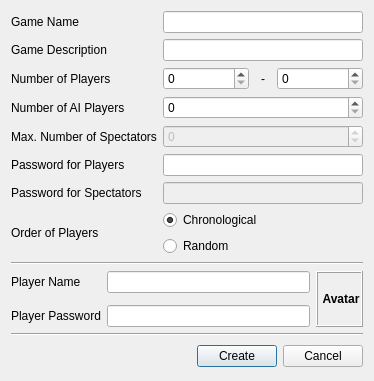
<?xml version="1.0" encoding="UTF-8"?>
<ui version="4.0">
 <class>CreateGameDialog</class>
 <widget class="QDialog" name="CreateGameDialog">
  <property name="geometry">
   <rect>
    <x>0</x>
    <y>0</y>
    <width>374</width>
    <height>378</height>
   </rect>
  </property>
  <property name="sizePolicy">
   <sizepolicy hsizetype="Fixed" vsizetype="Fixed">
    <horstretch>0</horstretch>
    <verstretch>0</verstretch>
   </sizepolicy>
  </property>
  <property name="windowTitle">
   <string>Create a game</string>
  </property>
  <layout class="QGridLayout" name="gridLayout">
   <item row="2" column="2" colspan="4">
    <layout class="QHBoxLayout" name="horizontalLayout">
     <item>
      <widget class="QSpinBox" name="spinBoxMinPlayers"/>
     </item>
     <item>
      <widget class="QLabel" name="label_4">
       <property name="maximumSize">
        <size>
         <width>16</width>
         <height>16777215</height>
        </size>
       </property>
       <property name="text">
        <string>-</string>
       </property>
       <property name="alignment">
        <set>Qt::AlignCenter</set>
       </property>
       <property name="buddy">
        <cstring>spinBoxMaxPlayers</cstring>
       </property>
      </widget>
     </item>
     <item>
      <widget class="QSpinBox" name="spinBoxMaxPlayers"/>
     </item>
    </layout>
   </item>
   <item row="8" column="2" colspan="4">
    <layout class="QVBoxLayout" name="verticalLayout">
     <item>
      <widget class="QRadioButton" name="radioButtonOrderChronological">
       <property name="text">
        <string>Chronological</string>
       </property>
       <property name="checked">
        <bool>true</bool>
       </property>
      </widget>
     </item>
     <item>
      <widget class="QRadioButton" name="radioButtonOrderRandom">
       <property name="text">
        <string>Random</string>
       </property>
      </widget>
     </item>
    </layout>
   </item>
   <item row="14" column="0" colspan="3">
    <spacer name="horizontalSpacer">
     <property name="orientation">
      <enum>Qt::Horizontal</enum>
     </property>
     <property name="sizeType">
      <enum>QSizePolicy::Preferred</enum>
     </property>
     <property name="sizeHint" stdset="0">
      <size>
       <width>213</width>
       <height>28</height>
      </size>
     </property>
    </spacer>
   </item>
   <item row="0" column="0" colspan="2">
    <widget class="QLabel" name="label">
     <property name="toolTip">
      <string/>
     </property>
     <property name="text">
      <string>Game Name</string>
     </property>
     <property name="buddy">
      <cstring>lineEditGameName</cstring>
     </property>
    </widget>
   </item>
   <item row="0" column="2" colspan="4">
    <widget class="QLineEdit" name="lineEditGameName">
     <property name="sizePolicy">
      <sizepolicy hsizetype="Preferred" vsizetype="Fixed">
       <horstretch>0</horstretch>
       <verstretch>0</verstretch>
      </sizepolicy>
     </property>
    </widget>
   </item>
   <item row="1" column="0" colspan="2">
    <widget class="QLabel" name="label_2">
     <property name="text">
      <string>Game Description</string>
     </property>
     <property name="buddy">
      <cstring>lineEditGameDescription</cstring>
     </property>
    </widget>
   </item>
   <item row="1" column="2" colspan="4">
    <widget class="QLineEdit" name="lineEditGameDescription">
     <property name="sizePolicy">
      <sizepolicy hsizetype="Preferred" vsizetype="Fixed">
       <horstretch>0</horstretch>
       <verstretch>0</verstretch>
      </sizepolicy>
     </property>
    </widget>
   </item>
   <item row="2" column="0" colspan="2">
    <widget class="QLabel" name="label_3">
     <property name="text">
      <string>Number of Players</string>
     </property>
     <property name="buddy">
      <cstring>spinBoxMinPlayers</cstring>
     </property>
    </widget>
   </item>
   <item row="5" column="2" rowspan="2" colspan="4">
    <widget class="QLineEdit" name="lineEditGamePasswordPlayers">
     <property name="sizePolicy">
      <sizepolicy hsizetype="Preferred" vsizetype="Fixed">
       <horstretch>0</horstretch>
       <verstretch>0</verstretch>
      </sizepolicy>
     </property>
    </widget>
   </item>
   <item row="10" column="1" colspan="4">
    <widget class="QLineEdit" name="lineEditPlayerName"/>
   </item>
   <item row="14" column="3">
    <widget class="QPushButton" name="pushButtonCreate">
     <property name="text">
      <string>Create</string>
     </property>
    </widget>
   </item>
   <item row="14" column="4" colspan="2">
    <widget class="QPushButton" name="pushButtonCancel">
     <property name="text">
      <string>Cancel</string>
     </property>
    </widget>
   </item>
   <item row="3" column="0" colspan="2">
    <widget class="QLabel" name="label_8">
     <property name="text">
      <string>Number of AI Players</string>
     </property>
     <property name="buddy">
      <cstring>spinBoxAIPlayers</cstring>
     </property>
    </widget>
   </item>
   <item row="3" column="2" colspan="4">
    <widget class="QSpinBox" name="spinBoxAIPlayers"/>
   </item>
   <item row="10" column="0">
    <widget class="QLabel" name="label_7">
     <property name="sizePolicy">
      <sizepolicy hsizetype="Preferred" vsizetype="Preferred">
       <horstretch>0</horstretch>
       <verstretch>0</verstretch>
      </sizepolicy>
     </property>
     <property name="text">
      <string>Player Name</string>
     </property>
     <property name="buddy">
      <cstring>lineEditPlayerName</cstring>
     </property>
    </widget>
   </item>
   <item row="12" column="0">
    <widget class="QLabel" name="label_9">
     <property name="toolTip">
      <string>You can set your password here. This password will be required to reconnect to your player in case of disconnection.</string>
     </property>
     <property name="text">
      <string>Player Password</string>
     </property>
     <property name="buddy">
      <cstring>lineEditPlayerPassword</cstring>
     </property>
    </widget>
   </item>
   <item row="10" column="5" rowspan="3">
    <widget class="client::SelectAvatarWidget" name="selectAvatarWidget">
     <property name="frameShape">
      <enum>QFrame::Box</enum>
     </property>
     <property name="frameShadow">
      <enum>QFrame::Raised</enum>
     </property>
     <property name="text">
      <string>&lt;!DOCTYPE HTML PUBLIC &quot;-//W3C//DTD HTML 4.0//EN&quot; &quot;http://www.w3.org/TR/REC-html40/strict.dtd&quot;&gt;
&lt;html&gt;&lt;head&gt;&lt;meta name=&quot;qrichtext&quot; content=&quot;1&quot; /&gt;&lt;style type=&quot;text/css&quot;&gt;
p, li { white-space: pre-wrap; }
&lt;/style&gt;&lt;/head&gt;&lt;body style=&quot; font-family:'DejaVu Sans'; font-size:9pt; font-weight:400; font-style:normal;&quot;&gt;
&lt;p align=&quot;center&quot; style=&quot; margin-top:0px; margin-bottom:0px; margin-left:0px; margin-right:0px; -qt-block-indent:0; text-indent:0px;&quot;&gt;&lt;span style=&quot; font-weight:600;&quot;&gt;Avatar&lt;/span&gt;&lt;/p&gt;&lt;/body&gt;&lt;/html&gt;</string>
     </property>
    </widget>
   </item>
   <item row="12" column="1" colspan="4">
    <widget class="QLineEdit" name="lineEditPlayerPassword"/>
   </item>
   <item row="13" column="0" colspan="6">
    <widget class="Line" name="line_2">
     <property name="orientation">
      <enum>Qt::Horizontal</enum>
     </property>
    </widget>
   </item>
   <item row="7" column="0" colspan="2">
    <widget class="QLabel" name="label_11">
     <property name="toolTip">
      <string>This is the password that is required to join the game as a spectator.</string>
     </property>
     <property name="text">
      <string>Password for Spectators</string>
     </property>
     <property name="buddy">
      <cstring>lineEditGamePasswordSpectators</cstring>
     </property>
    </widget>
   </item>
   <item row="7" column="2" colspan="4">
    <widget class="QLineEdit" name="lineEditGamePasswordSpectators">
     <property name="enabled">
      <bool>false</bool>
     </property>
     <property name="sizePolicy">
      <sizepolicy hsizetype="Preferred" vsizetype="Fixed">
       <horstretch>0</horstretch>
       <verstretch>0</verstretch>
      </sizepolicy>
     </property>
    </widget>
   </item>
   <item row="4" column="2" colspan="4">
    <widget class="QSpinBox" name="spinBoxMaxSpectators">
     <property name="enabled">
      <bool>false</bool>
     </property>
     <property name="specialValueText">
      <string>Infinity</string>
     </property>
     <property name="minimum">
      <number>-1</number>
     </property>
    </widget>
   </item>
   <item row="8" column="0" colspan="2">
    <widget class="QLabel" name="label_6">
     <property name="text">
      <string>Order of Players</string>
     </property>
     <property name="buddy">
      <cstring>radioButtonOrderChronological</cstring>
     </property>
    </widget>
   </item>
   <item row="4" column="0" colspan="2">
    <widget class="QLabel" name="label_12">
     <property name="text">
      <string>Max. Number of Spectators</string>
     </property>
     <property name="buddy">
      <cstring>spinBoxMaxSpectators</cstring>
     </property>
    </widget>
   </item>
   <item row="9" column="0" colspan="6">
    <widget class="Line" name="line">
     <property name="orientation">
      <enum>Qt::Horizontal</enum>
     </property>
    </widget>
   </item>
   <item row="5" column="0" rowspan="2" colspan="2">
    <widget class="QLabel" name="label_5">
     <property name="toolTip">
      <string>This is the password that is required to join the game as a player.</string>
     </property>
     <property name="text">
      <string>Password for Players</string>
     </property>
     <property name="buddy">
      <cstring>lineEditGamePasswordPlayers</cstring>
     </property>
    </widget>
   </item>
  </layout>
 </widget>
 <customwidgets>
  <customwidget>
   <class>client::SelectAvatarWidget</class>
   <extends>QLabel</extends>
   <header>selectavatarwidget.h</header>
  </customwidget>
 </customwidgets>
 <tabstops>
  <tabstop>lineEditGameName</tabstop>
  <tabstop>lineEditGameDescription</tabstop>
  <tabstop>spinBoxMinPlayers</tabstop>
  <tabstop>spinBoxMaxPlayers</tabstop>
  <tabstop>spinBoxAIPlayers</tabstop>
  <tabstop>spinBoxMaxSpectators</tabstop>
  <tabstop>lineEditGamePasswordPlayers</tabstop>
  <tabstop>lineEditGamePasswordSpectators</tabstop>
  <tabstop>radioButtonOrderChronological</tabstop>
  <tabstop>radioButtonOrderRandom</tabstop>
  <tabstop>lineEditPlayerName</tabstop>
  <tabstop>lineEditPlayerPassword</tabstop>
  <tabstop>pushButtonCreate</tabstop>
  <tabstop>pushButtonCancel</tabstop>
 </tabstops>
 <resources/>
 <connections>
  <connection>
   <sender>pushButtonCancel</sender>
   <signal>clicked()</signal>
   <receiver>CreateGameDialog</receiver>
   <slot>close()</slot>
   <hints>
    <hint type="sourcelabel">
     <x>345</x>
     <y>156</y>
    </hint>
    <hint type="destinationlabel">
     <x>311</x>
     <y>143</y>
    </hint>
   </hints>
  </connection>
 </connections>
</ui>
